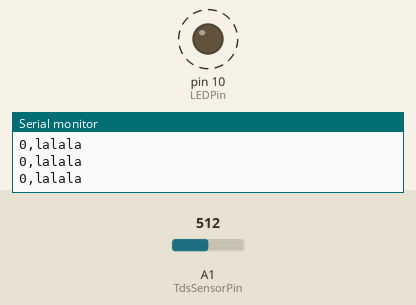
A sketch run on a simulated Arduino Uno, built with avr-gcc and run on an emulated ATmega328P. Parts: output pins drawn as LEDs (lit = HIGH), the last lines printed to the serial monitor. Dashed ring = blinking. The test bench sets the inputs (shaded band); at power-on: A1 (TdsSensorPin) = 512. Storage starts empty.

Above: at 1.2 s.
1.3 s: A1 (TdsSensorPin) set to 117
4.3 s: A1 (TdsSensorPin) set to 96
At 5.7 s:
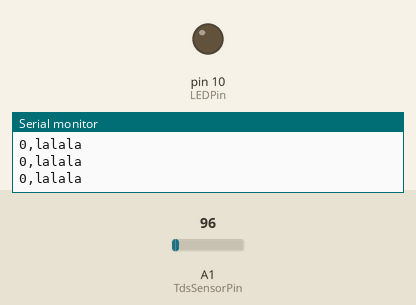
Timing chart, 0 to 7.3 s (numbered marks = the images above; inputs shaded):
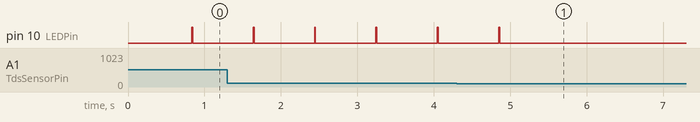

Measured:
- the behaviour switches between 108 and 107 on A1 (TdsSensorPin) (found by bisection; images 0 and 1)
- after the input at 4.3 s, pin 10 (LEDPin): goes on until 4.9 s, then stays LOW
- by itself, pin 10 (LEDPin): alternates HIGH for 0.01 s and LOW for 0.79 s

The sketch:

sketch_dec34_TDS_LED_SD.ino
```cpp
#include <SPI.h>
#include <SD.h>
#include "string.h"

#define TdsSensorPin A1
#define VREF 5.0      // analog reference voltage(Volt) of the ADC
#define SCOUNT  30           // sum of sample point
int analogBuffer[SCOUNT];    // store the analog value in the array, read from ADC
int analogBufferTemp[SCOUNT];
int analogBufferIndex = 0,copyIndex = 0;
float averageVoltage = 0,tdsValue = 0,temperature = 25;
const int chipSelect = 4;
const int LEDPin=10;

File dataFile;

void setup() {
  // Open serial communications and wait for port to open:
  Serial.begin(9600);
  pinMode(TdsSensorPin,INPUT);
  pinMode(LEDPin,OUTPUT);                                                         //设置LED针脚

  Serial.print("Initializing SD card...");

  // see if the card is present and can be initialized:
  if (!SD.begin(chipSelect)) {
    Serial.println("Card failed, or not present");
    // don't do anything more:
    return;
  }
  Serial.println("card initialized.");


  // open the file in MicroSD card
  dataFile = SD.open("datalog.csv", FILE_WRITE);
  dataFile.print("TDS");                                                        //在文件中输入首行各项“TDS”及“BLABLA”  通过 ", " 分隔
  dataFile.print(",");
  dataFile.println("BLABLA");
  dataFile.close();

}

void loop() {
  int value;                                                                    //设定变量获取TDS传感器读取到值

  value=tdssensing();

  if(value>=200){                                                               //判断，当TDS传感器读数大于200时点亮LED否则熄灭,延时1s
  digitalWrite(LEDPin, HIGH);
  //delay(1000);
}else{
  digitalWrite(LEDPin, LOW);
  //delay(1000);
}


  // make a string for assembling the data to log:
  String dataString = "";

  dataString += String(value);                                                     //向String类型变量写入数据，数据间用 ", " 分隔

  dataString += ",";

  dataString += String("lalala");

//************************************************************
/*
  static unsigned int value = 0;
  value = random(0,100);

  // read three sensors and append to the string:
  for (int i = 0; i < 3; i++) {
    dataString += String(value);
    if (i < 2) {
      dataString += ",";
    }
  }
*/
//************************************************************


  dataFile = SD.open("datalog.csv", FILE_WRITE);
  // if the file is available, write to it:
  if (dataFile) {
    dataFile.println(dataString);
    dataFile.close();
    // print to the serial port too:
    Serial.println(dataString);
  }
  // if the file isn't open, pop up an error:
  else {
    Serial.println("error opening datalog.csv");
  }

  //delay(1000); // write data once per second

}


int getMedianNum(int bArray[], int iFilterLen)
{
      int bTab[iFilterLen];
      for (byte i = 0; i<iFilterLen; i++)
    bTab[i] = bArray[i];
      int i, j, bTemp;
      for (j = 0; j < iFilterLen - 1; j++)
      {
    for (i = 0; i < iFilterLen - j - 1; i++)
          {
      if (bTab[i] > bTab[i + 1])
            {
    bTemp = bTab[i];
          bTab[i] = bTab[i + 1];
    bTab[i + 1] = bTemp;
       }
    }
      }
      if ((iFilterLen & 1) > 0)
  bTemp = bTab[(iFilterLen - 1) / 2];
      else
  bTemp = (bTab[iFilterLen / 2] + bTab[iFilterLen / 2 - 1]) / 2;
      return bTemp;
}


int tdssensing(){
  static unsigned long analogSampleTimepoint = millis();
   if(millis()-analogSampleTimepoint > 40U)     //every 40 milliseconds,read the analog value from the ADC
   {
     analogSampleTimepoint = millis();
     analogBuffer[analogBufferIndex] = analogRead(TdsSensorPin);    //read the analog value and store into the buffer
     analogBufferIndex++;
     if(analogBufferIndex == SCOUNT)
         analogBufferIndex = 0;
   }
   static unsigned long printTimepoint = millis();
   if(millis()-printTimepoint > 800U)
   {
      printTimepoint = millis();
      for(copyIndex=0;copyIndex<SCOUNT;copyIndex++)
        analogBufferTemp[copyIndex]= analogBuffer[copyIndex];
      averageVoltage = getMedianNum(analogBufferTemp,SCOUNT) * (float)VREF / 1024.0; // read the analog value more stable by the median filtering algorithm, and convert to voltage value
      float compensationCoefficient=1.0+0.02*(temperature-25.0);    //temperature compensation formula: fFinalResult(25^C) = fFinalResult(current)/(1.0+0.02*(fTP-25.0));
      float compensationVolatge=averageVoltage/compensationCoefficient;  //temperature compensation
      tdsValue=(133.42*compensationVolatge*compensationVolatge*compensationVolatge - 255.86*compensationVolatge*compensationVolatge + 857.39*compensationVolatge)*0.5; //convert voltage value to tds value
      return tdsValue;
  }
}
```
